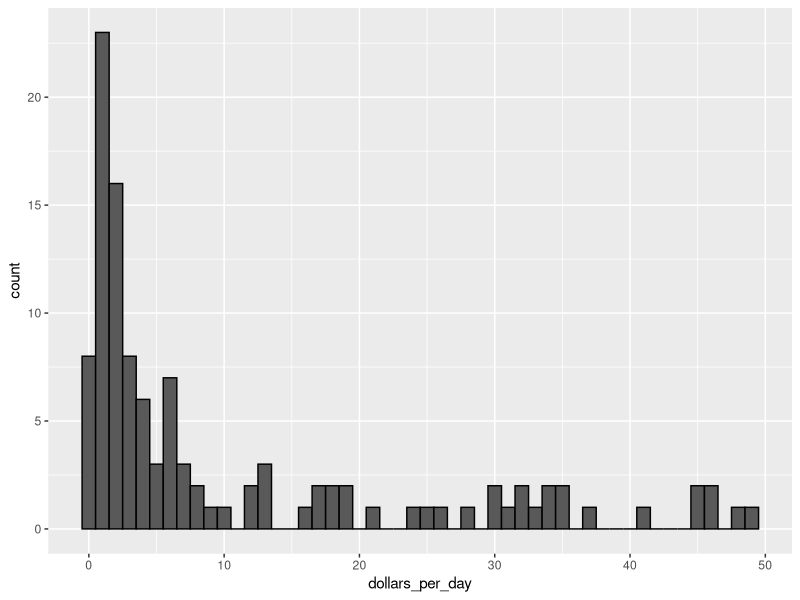

Write R code to recreate this figure.
library(dslabs)
library(dplyr)
library(tidyverse)
data(gapminder)

# add dollars per day variable
gapminder <- gapminder %>%
  mutate(dollars_per_day = gdp/population/365)

head(gapminder)


# histogram of dollars per day
past_year <- 1970
gapminder %>%
  filter(year == past_year & !is.na(gdp)) %>%
  ggplot(aes(dollars_per_day)) +
  geom_histogram(binwidth = 1, color = "black")
